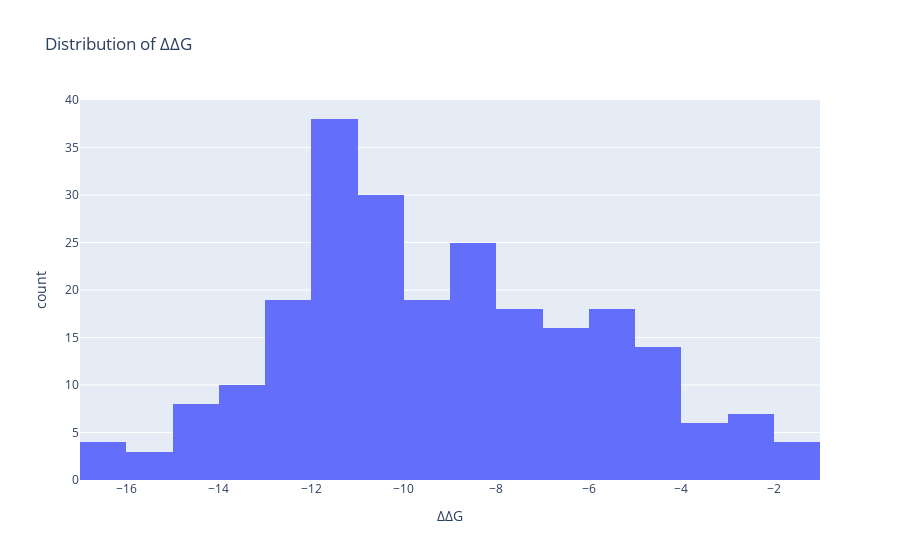

Notebook cell for this chart:
### Code cell
import plotly.express as px

px.histogram(combinations.loc[(combinations['∆∆G'] < 0) & (combinations.outcome == 'acceptable')], '∆∆G', title='Distribution of ∆∆G')

### Figure 1 — Plotly figure (JSON) as saved in the notebook; plotly's stock layout.template omitted (floating-point values rounded to 4 significant figures; data arrays with more than 128 entries replaced by an {"elided": "..."} marker saying what was removed)
{"data": [{"alignmentgroup": "True", "bingroup": "x", "hovertemplate": "∆∆G=%{x}<br>count=%{y}<extra></extra>", "legendgroup": "", "marker": {"color": "#636efa", "pattern": {"shape": ""}}, "name": "", "offsetgroup": "", "orientation": "v", "showlegend": false, "type": "histogram", "x": {"elided": "239 float values"}, "xaxis": "x", "yaxis": "y"}], "layout": {"autosize": true, "barmode": "relative", "legend": {"tracegroupgap": 0}, "title": {"text": "Distribution of ∆∆G"}, "xaxis": {"anchor": "y", "autorange": true, "domain": [0, 1], "range": [-17, -1], "title": {"text": "∆∆G"}, "type": "linear"}, "yaxis": {"anchor": "x", "autorange": true, "domain": [0, 1], "range": [0, 40], "title": {"text": "count"}}}}
